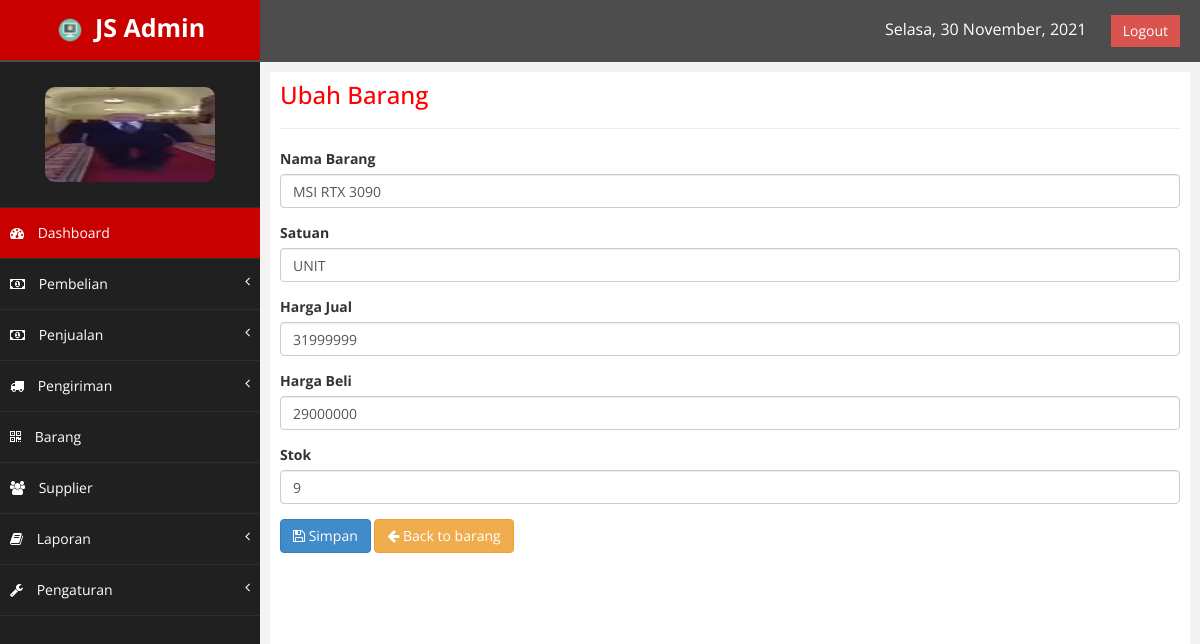
/index.php?page=ubahbarang&id=MSIRTX01 (signed in), run on the app's committed database.
### tables this page shows
CREATE TABLE IF NOT EXISTS `barang` (
  `kd_barang` varchar(8) NOT NULL,
  `nama_barang` varchar(60) NOT NULL,
  `satuan` varchar(20) NOT NULL,
  `harga_jual` int(15) NOT NULL,
  `harga_beli` int(15) NOT NULL,
  `stok` int(4) NOT NULL,
  `status` enum('1','0') NOT NULL DEFAULT '0',
  PRIMARY KEY (`kd_barang`)
);

### class/class.php (called while the page is built, shortened)
<?php
	class Barang{
		public function ambil_barang($id){
			$qry = mysql_query("SELECT * FROM barang WHERE kd_barang = '$id'");
			$pecah = mysql_fetch_assoc($qry);
			return $pecah;
		}
	}
	$barang = new Barang();
?>

### ubahbarang.php (the view, shortened to what this page needs)
<div class="row">
	<div class="col-md-12">
		<div class="box">
			<div class="box-header">
				<h3 class="box-title" style="padding-top:0; margin-top:0; color:#f00;">Ubah Barang</h3>
			</div>
			<hr/>
			<div class="box-body">
				<?php
					$brg = $barang->ambil_barang($_GET['id']);
				?>
				<form method="POST" id="forminput" enctype="multipart/form-data">
					<div class="form-group">
						<label>Nama Barang</label>
						<input type="text" class="form-control" name="nama" id="nama"  value="<?php echo $brg['nama_barang']; ?>" placeholder="Masukan Nama Barang">
					</div>
					<div class="form-group">
						<label>Satuan</label>
						<input type="text" style="text-transform:uppercase" class="form-control" name="satuan" id="satuan"  value="<?php echo $brg['satuan']; ?>" placeholder="Masukan Satuan">
					</div>
					<div class="form-group">
						<label>Harga Jual</label>
						<input type="number" class="form-control" name="hargaj" id="hargaj" value="<?php echo $brg['harga_jual']; ?>" min="0">
					</div>
					<div class="form-group">
						<label>Harga Beli</label>
						<input type="number" class="form-control" name="hargab" id="hargab" value="<?php echo $brg['harga_beli']; ?>" min="0">
					</div>
					<div class="form-group">
						<label>Stok</label>
						<input type="number" class="form-control" name="stok" id="stok" value="<?php echo $brg['stok']; ?>" min="0" max="10000">
					</div>
					<button id="formbtn" class="btn btn-primary" name="save"><i class="fa fa-save"></i> Simpan</button>
					<a href="index.php?page=barang" class="btn btn-warning"><i class="fa fa-arrow-left"></i> Back to barang</a>
				</form>
			</div>
		</div>
	</div>
</div>

### assets/css/custom.css (style rules this page uses)
body { font-family: 'Open Sans', sans-serif; }

### data on the page
barang: nama "MSI RTX 3090", satuan "UNIT", hargaj "31999999", hargab "29000000", stok "9"
